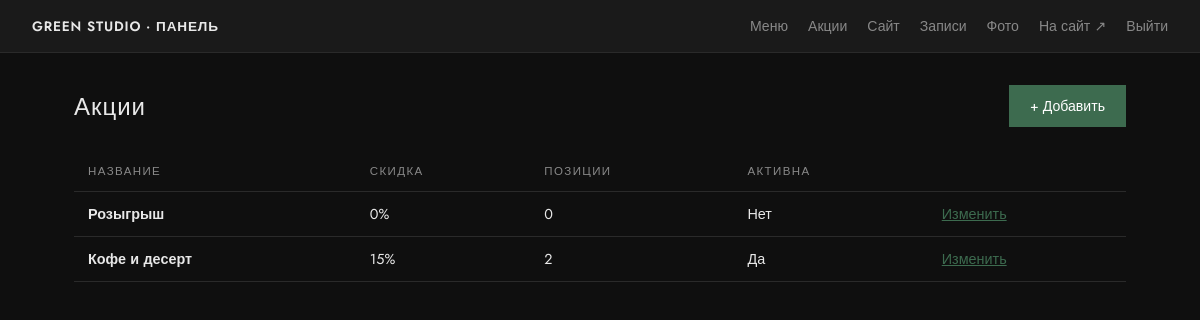
/panel/promotions/ (signed in), run on the app's committed database.
### main/models.py (models this page shows, shortened)
class Promotion(models.Model):
    title = models.CharField('Заголовок', max_length=200)
    text = models.TextField('Текст', blank=True)
    image = models.ImageField('Фото', upload_to='promotions/', blank=True)
    discount_percent = models.DecimalField(
        'Скидка, %',
        max_digits=5,
        decimal_places=2,
        default=Decimal('0'),
        help_text='Скидка для привязанных позиций меню.',
    )
    menu_items = models.ManyToManyField(
        MenuItem,
        blank=True,
        related_name='promotions',
        verbose_name='Позиции меню',
    )
    order = models.PositiveIntegerField('Порядок', default=0)
    is_active = models.BooleanField('Показывать', default=True)
    created_at = models.DateTimeField('Создано', auto_now_add=True)
    class Meta:
        verbose_name = 'Акция'
        verbose_name_plural = 'Акции'
        ordering = ['order', '-created_at']

### main/panel_views.py (the view)
# urls.py: path('panel/promotions/', panel_views.panel_promotions, name='panel_promotions'),
@login_required(login_url='panel_login')
@staff_required
def panel_promotions(request):
    promos = Promotion.objects.prefetch_related('menu_items')
    return render(request, 'panel/promotions_list.html', {'promos': promos})

### main/context_processors.py (called while the page is built, shortened)
def site_settings(request):
    if request.path.startswith('/panel/') or request.path.startswith('/admin/'):
        return {'site_settings': SiteSettings.get_solo()}

### main/models.py (called while the page is built)
    @classmethod
    def get_solo(cls):
        obj, _ = cls.objects.get_or_create(pk=1)
        return obj

### main/panel_views.py (called while the page is built)
def staff_required(view):
    return user_passes_test(lambda u: u.is_active and u.is_staff)(view)

### main/templates/panel/promotions_list.html (shortened to what this page needs)
{% extends 'panel/base.html' %}
{% block content %}
<div class="panel-head">
    <h1 class="panel-h1">Акции</h1>
    <a href="{% url 'panel_promotion_add' %}" class="panel-btn panel-btn--primary">+ Добавить</a>
</div>
<table class="panel-table">
    <thead>
        <tr>
            <th>Название</th>
            <th>Скидка</th>
            <th>Позиции</th>
            <th>Активна</th>
            <th></th>
        </tr>
    </thead>
    <tbody>
        {% for promo in promos %}
        <tr>
            <td><strong>{{ promo.title }}</strong></td>
            <td>{{ promo.discount_percent|floatformat:0 }}%</td>
            <td>{{ promo.menu_items.count }}</td>
            <td>{% if promo.is_active %}Да{% else %}Нет{% endif %}</td>
            <td><a href="{% url 'panel_promotion_edit' promo.pk %}">Изменить</a></td>
        </tr>
        {% empty %}
        <tr><td colspan="5">Нет акций.</td></tr>
        {% endfor %}
    </tbody>
</table>
{% endblock %}

### main/static/css/panel.css (style rules this page uses)
:root { --panel-bg: #0f0f0f; --panel-surface: #1a1a1a; --panel-border: #2a2a2a; --panel-text: #e8e8e8; --panel-muted: #888; --panel-green: #3d6b4f; --panel-green-hover: #4a7d5e; --panel-danger: #a04444; }
*, *::before, *::after { box-sizing: border-box; }
body.panel-body { margin: 0; font-family: 'Jost', sans-serif; background: var(--panel-bg); color: var(--panel-text); min-height: 100vh; }
.panel-h1 { font-size: 1.5rem; font-weight: 500; margin: 0 0 24px; letter-spacing: 0.04em; }
.panel-head { display: flex; align-items: center; justify-content: space-between; gap: 16px; margin-bottom: 24px; flex-wrap: wrap; }
.panel-head .panel-h1 { margin-bottom: 0; }
.panel-btn { display: inline-block; padding: 10px 20px; border: 1px solid var(--panel-border); background: var(--panel-surface); color: var(--panel-text); text-decoration: none; font-family: inherit; font-size: 0.88rem; cursor: pointer; transition: background 0.2s, border-color 0.2s; }
.panel-btn--primary { background: var(--panel-green); border-color: var(--panel-green); color: #fff; }
.panel-table { width: 100%; border-collapse: collapse; font-size: 0.9rem; }
.panel-table th, .panel-table td { padding: 12px 14px; text-align: left; border-bottom: 1px solid var(--panel-border); vertical-align: middle; }
.panel-table th { font-size: 0.72rem; text-transform: uppercase; letter-spacing: 0.12em; color: var(--panel-muted); font-weight: 500; }
.panel-table a { color: var(--panel-green); }

### data on the page
Promotion: title "Розыгрыш", discount_percent "0", menu_items.count "0", is_active "Нет"
Promotion: title "Кофе и десерт", discount_percent "15", menu_items.count "2", is_active "Да"
